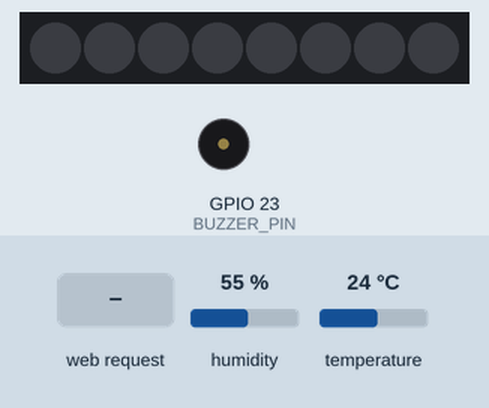
Bench run of a sketch on a simulated ESP32. Parts: 8 RGB LEDs in strip order, left to right, buzzer (waves = sounding). The inputs (shaded band) are chosen by the test bench; at power-on: humidity 55 %, temperature 24 °C. Dim RGB values are drawn brighter than linear; WiFi joins after 1.5 s; servers stay silent unless stated; random numbers use the default seed unless the sketch sets one; what the sketch prints to the serial monitor is not drawn.

Above: at 3.2 s.
3.3 s: HTTP request GET /modoFesta received
At 3.45 s:
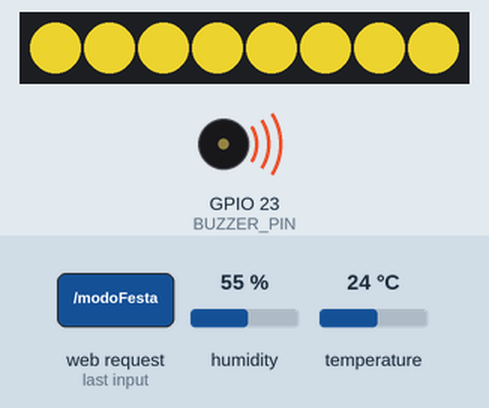
At 3.86 s:
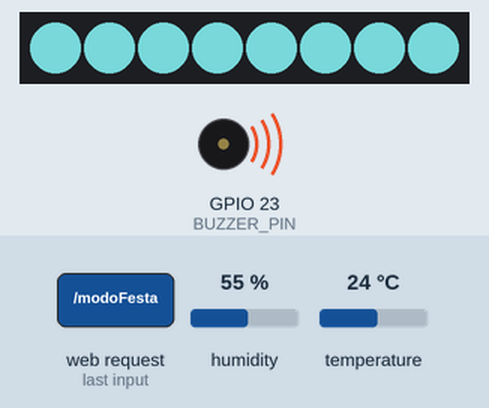
5.1 s: HTTP request GET /modoFesta received
At 5.29 s:
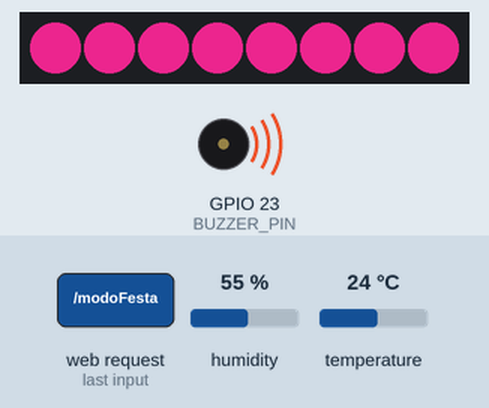
7.9 s: HTTP request GET /ligar received
Timing chart, 0 to 14.7 s (numbered marks = the images above; inputs shaded):
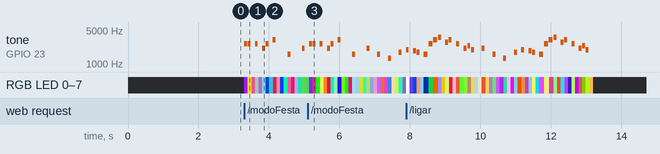

The sketch:

CODIGO2811ULTIMATE.ino
```cpp
//codigo com LDR - luminosidade 21/11/224

#define NOTE_B0  31
#define NOTE_C1  33
#define NOTE_CS1 35
#define NOTE_D1  37
#define NOTE_DS1 39
#define NOTE_E1  41
#define NOTE_F1  44
#define NOTE_FS1 46
#define NOTE_G1  49
#define NOTE_GS1 52
#define NOTE_A1  55
#define NOTE_AS1 58
#define NOTE_B1  62
#define NOTE_C2  65
#define NOTE_CS2 69
#define NOTE_D2  73
#define NOTE_DS2 78
#define NOTE_E2  82
#define NOTE_F2  87
#define NOTE_FS2 93
#define NOTE_G2  98
#define NOTE_GS2 104
#define NOTE_A2  110
#define NOTE_AS2 117
#define NOTE_B2  123
#define NOTE_C3  131
#define NOTE_CS3 139
#define NOTE_D3  147
#define NOTE_DS3 156
#define NOTE_E3  165
#define NOTE_F3  175
#define NOTE_FS3 185
#define NOTE_G3  196
#define NOTE_GS3 208
#define NOTE_A3  220
#define NOTE_AS3 233
#define NOTE_B3  247
#define NOTE_C4  262
#define NOTE_CS4 277
#define NOTE_D4  294
#define NOTE_DS4 311
#define NOTE_E4  330
#define NOTE_F4  349
#define NOTE_FS4 370
#define NOTE_G4  392
#define NOTE_GS4 415
#define NOTE_A4  440
#define NOTE_AS4 466
#define NOTE_B4  494
#define NOTE_C5  523
#define NOTE_CS5 554
#define NOTE_D5  587
#define NOTE_DS5 622
#define NOTE_E5  659
#define NOTE_F5  698
#define NOTE_FS5 740
#define NOTE_G5  784
#define NOTE_GS5 831
#define NOTE_A5  880
#define NOTE_AS5 932
#define NOTE_B5  988
#define NOTE_C6  1047
#define NOTE_CS6 1109
#define NOTE_D6  1175
#define NOTE_DS6 1245
#define NOTE_E6  1319
#define NOTE_F6  1397
#define NOTE_FS6 1480
#define NOTE_G6  1568
#define NOTE_GS6 1661
#define NOTE_A6  1760
#define NOTE_AS6 1865
#define NOTE_B6  1976
#define NOTE_C7  2093
#define NOTE_CS7 2217
#define NOTE_D7  2349
#define NOTE_DS7 2489
#define NOTE_E7  2637
#define NOTE_F7  2794
#define NOTE_FS7 2960
#define NOTE_G7  3136
#define NOTE_GS7 3322
#define NOTE_A7  3520
#define NOTE_AS7 3729
#define NOTE_B7  3951
#define NOTE_C8  4186
#define NOTE_CS8 4435
#define NOTE_D8  4699
#define NOTE_DS8 4978

#include <WiFi.h>
#include <WebServer.h>
#include <ESPmDNS.h>
#include <DHT.h>
#include <Adafruit_NeoPixel.h>

#define PIN 27
#define BUZZER_PIN 23
#define LDR_PIN 34
#define DHTPIN 25
#define NUMLED 8

Adafruit_NeoPixel pixels(NUMLED, PIN, NEO_GRB + NEO_KHZ800);

const char *ssid = "Augusto";
const char *password = "zzpp8888";

WebServer server(80);
DHT dht(DHTPIN, DHT11);

bool lampState = false;
bool alertState = false;
bool lumiState = false;

const float tempLimite = 28.0;
const int lumiLimite = 35;
float temperaturaAtual = 0.0;
unsigned long ultimoTempoNota = 0;
int indiceNota = 0;
unsigned long duracaoNota = 0;
bool tocandoNota = false;


int melody[] = {
  NOTE_E7, NOTE_E7, 0, NOTE_E7,
  0, NOTE_C7, NOTE_E7, 0,
  NOTE_G7, 0, 0,  0,
  NOTE_G6, 0, 0, 0,

  NOTE_C7, 0, 0, NOTE_G6,
  0, 0, NOTE_E6, 0,
  0, NOTE_A6, 0, NOTE_B6,
  0, NOTE_AS6, NOTE_A6, 0,

  NOTE_G6, NOTE_E7, NOTE_G7,
  NOTE_A7, 0, NOTE_F7, NOTE_G7,
  0, NOTE_E7, 0, NOTE_C7,
  NOTE_D7, NOTE_B6, 0, 0,

  NOTE_C7, 0, 0, NOTE_G6,
  0, 0, NOTE_E6, 0,
  0, NOTE_A6, 0, NOTE_B6,
  0, NOTE_AS6, NOTE_A6, 0,

  NOTE_G6, NOTE_E7, NOTE_G7,
  NOTE_A7, 0, NOTE_F7, NOTE_G7,
  0, NOTE_E7, 0, NOTE_C7,
  NOTE_D7, NOTE_B6, 0, 0
};

int noteDurations[] = {
  12, 12, 12, 12,
  12, 12, 12, 12,
  12, 12, 12, 12,
  12, 12, 12, 12,

  12, 12, 12, 12,
  12, 12, 12, 12,
  12, 12, 12, 12,
  12, 12, 12, 12,

  9, 9, 9,
  12, 12, 12, 12,
  12, 12, 12, 12,
  12, 12, 12, 12,

  12, 12, 12, 12,
  12, 12, 12, 12,
  12, 12, 12, 12,
  12, 12, 12, 12,

  9, 9, 9,
  12, 12, 12, 12,
  12, 12, 12, 12,
  12, 12, 12, 12,
};

const char htmlPage[] PROGMEM = R"rawliteral(
<!DOCTYPE html>
<html lang="pt-BR">
<head>
    <meta charset="UTF-8">
    <meta name="viewport" content="width=device-width, initial-scale=1.0">
    <title>Controle de Lâmpadas Inteligentes</title>
    <style>
        body { font-family: Arial, sans-serif; text-align: center; background-color: #f0f0f0; margin: 0; padding: 0; }
        h1 { color: #333; margin-top: 20px; }
        .container { display: flex; justify-content: center; align-items: center; flex-direction: column; padding: 20px; }
        .btn { background-color: #4CAF50; color: white; padding: 15px 30px; margin: 10px; border: none; border-radius: 5px; font-size: 18px; cursor: pointer; transition: background-color 0.3s ease; }
        .btn:hover { background-color: #45a049; }
        .btn:active { background-color: #3e8e41; }
        .info { background-color: #2196f3; }
        .footer { margin-top: 50px; font-size: 14px; color: #666; }
        #temperatura-text { font-size: 24px; margin-top: 15px; color: #333; }
        #temperatura-alta-text { font-size: 20px; margin-top: 15px; color: #F00; }
        #luminosidade-text { font-size: 24px; margin-top: 15px; color: #333; }
        .slider { -webkit-appearance: none; appearance: none; width: 300px; height: 15px; background: #ddd; outline: none; opacity: 0.8; transition: opacity 0.2s; margin: 0 auto; }
        .slider:hover { opacity: 1; }
        .slider::-webkit-slider-thumb { -webkit-appearance: none; appearance: none; width: 25px; height: 25px; background: #4CAF50; cursor: pointer; border-radius: 50%; }
        .slider::-moz-range-thumb { width: 25px; height: 25px; background: #4CAF50; cursor: pointer; border-radius: 50%; }
    </style>
</head>
<body>
    <h1>Controle de Lâmpadas Inteligentes</h1>
    <div class="container">
        <h3>Temperatura</h3>
        <div id="temperatura-text">Carregando temperatura...</div>
        <div id="temperatura-alta-text"></div>
        <h3>Luminosidade</h3>
        <div id="luminosidade-text">Carregando luminosidade...</div>
        <br><br>
        <button class="btn" onclick="ligar()">Ligar Lâmpada</button>
        <button class="btn" onclick="desligar()">Desligar Lâmpada</button>
        <button class="btn info" onclick="modoFesta()">Modo Festa</button>
    </div>

    <div class="footer">
        <p>Desenvolvido por Isabeli e Augusto • Informática - 2137</p>
    </div>

    <script>
        var muitoQuente = false;
        function alerta(temp) {
          document.getElementById('temperatura-text').innerText = temp + ' °C';
          if (temp >= 30.0 && !muitoQuente) {
            muitoQuente = true;
            document.getElementById('temperatura-alta-text').innerText = 'Temperatura muito alta!';
            alert("A lâmpada está muito quente! Espere ela esfriar.");
          } else if (temp <= 30.0) {
            muitoQuente = false;
            document.getElementById('temperatura-alta-text').innerText = '';
          }
        }
        function buscarTemperatura() {
            fetch('/temperatura')
                .then(response => response.text())
                .then(data => {
                  alerta(data);
                });
        }

        function buscarLuminosidade() {
            fetch('/luminosidade')
                .then(response => response.text())
                .then(data => {
                    document.getElementById('luminosidade-text').innerText = data;
                });
        }

        function ligar() {
            fetch('/ligar');
        }

        function desligar() {
            fetch('/desligar');
        }

        function modoFesta() {
            fetch('/modoFesta');
        }

        setInterval(buscarTemperatura, 500);
        setInterval(buscarLuminosidade, 500);
    </script>
</body>
</html>
)rawliteral";

void setup() {
  Serial.begin(115200);
  WiFi.begin(ssid, password);

  pixels.begin();

  while (WiFi.status() != WL_CONNECTED) {
    delay(1000);
    Serial.println("Conectando...");
  }

  Serial.println("Conectado!");

  Serial.print("IP do servidor: ");
  Serial.println(WiFi.localIP());

  if (MDNS.begin("lampada-inteligente")) {
    Serial.println("Servidor mDNS iniciado");
  }

  server.on("/", []() {
    server.send(200, "text/html", htmlPage);
  });

  server.on("/temperatura", []() {
    if (temperaturaAtual >= tempLimite && !alertState) {
      for (int i = 0; i < NUMLED; i++) {
        pixels.setPixelColor(i, pixels.Color(255, 0, 0));
      }
      pixels.show();
      alertState = true;
    }
    else if (temperaturaAtual < tempLimite && alertState) {
      for (int i = 0; i < NUMLED; i++) {
        pixels.setPixelColor(i, pixels.Color(0, 0, 0));
      }
      pixels.show();
      alertState = false;
    }
    server.send(200, "text/plain", String(temperaturaAtual));
  });

  server.on("/luminosidade", []() {
    if (alertState) {
      server.send(200, "text/plain", "Função de luminosidade desativada devido à temperatura alta.");
      return;
    }

    int ldrValue = analogRead(LDR_PIN);
    int luminosidade = constrain(map(ldrValue, 35, 1400, 0, 100), 0, 100);
    String luminosidadeStr = String(luminosidade) + "% de luminosidade";

    if (luminosidade < lumiLimite && !lumiState) {
      for (int i = 0; i < NUMLED; i++) {
        pixels.setPixelColor(i, pixels.Color(255, 255, 0));
      }
      pixels.show();
      lumiState = true;
    }
    else if (luminosidade >= lumiLimite && lumiState) {
      for (int i = 0; i < NUMLED; i++) {
        pixels.setPixelColor(i, pixels.Color(0, 0, 0));
      }
      pixels.show();
      lumiState = false;
    }

    server.send(200, "text/plain", luminosidadeStr);
  });

  server.on("/ligar", []() {
    float temp = dht.readTemperature();
    if(temp < tempLimite && !alertState) {
      for (int i = 0; i < NUMLED; i++) {
        pixels.setPixelColor(i, pixels.Color(255, 255, 255));
      }
      pixels.show();
      lampState = true;
      server.send(200, "text/plain", "Lâmpada ligada");
    }
  });

  server.on("/desligar", []() {
    if(!alertState) {
      for (int i = 0; i < NUMLED; i++) {
        pixels.setPixelColor(i, pixels.Color(0, 0, 0));
      }
      pixels.show();
      lampState = false;
      server.send(200, "text/plain", "Lâmpada desligada");
    }
  });

  server.on("/modoFesta", []() {
    if (!alertState) {
      tocandoNota = true;
      indiceNota = 0;
      server.send(200, "text/plain", "Modo festa ativado");
    }
  });

  server.begin();
  dht.begin();
}

void loop() {
  server.handleClient();
  static unsigned long ultimoTempo = 0;

  if (millis() - ultimoTempo >= 500) {
    ultimoTempo = millis();
    float temp = dht.readTemperature();
    if (!isnan(temp)) {
      temperaturaAtual = temp;
    }
  }

  if (tocandoNota) {
    if (millis() - ultimoTempoNota >= duracaoNota) {
      if (indiceNota < 77) {
        duracaoNota = 1000 / noteDurations[indiceNota];
        tone(BUZZER_PIN, melody[indiceNota], duracaoNota);
        int pausaEntreNotas = duracaoNota * 1.20;

        led_festa(random(255), random(255), random(255));

        ultimoTempoNota = millis();
        indiceNota++;
        duracaoNota = pausaEntreNotas;
      }
      else {
        tocandoNota = false;
        led_festa(0, 0, 0);
        noTone(BUZZER_PIN);
      }
    }
  }
}

void led_festa( int r, int g, int b) {
  for(int i=0; i<NUMLED; i++) {
    pixels.setPixelColor(i, pixels.Color(r, g, b));
    pixels.show();
  }
}
```
